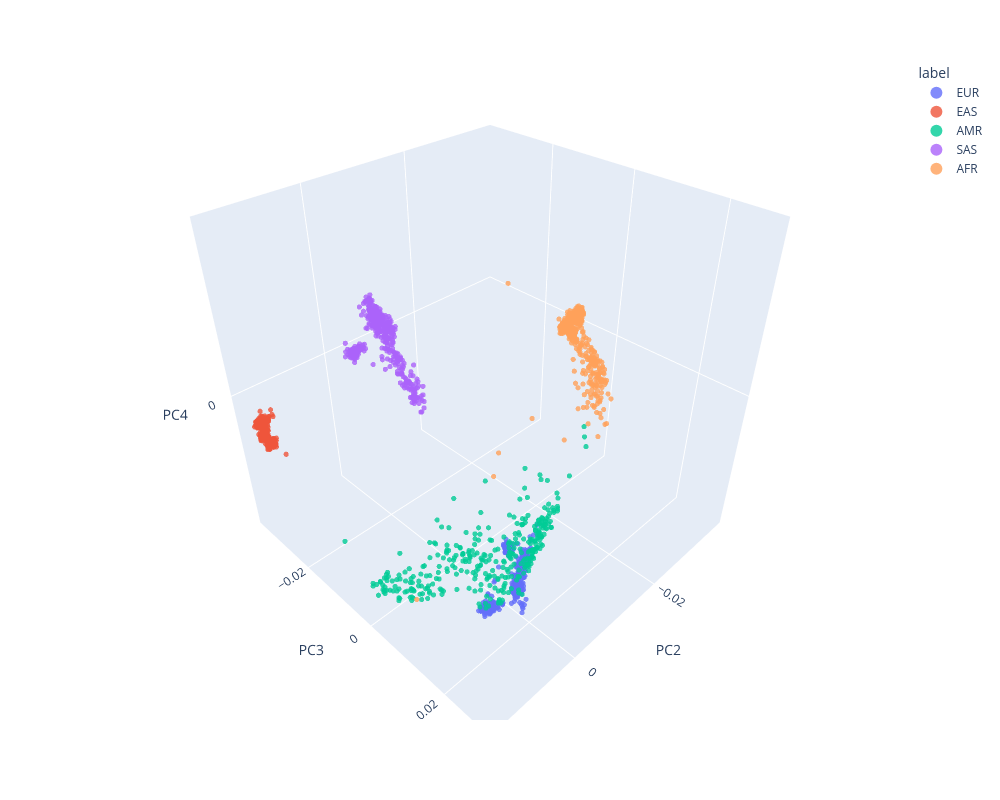

Notebook cell for this chart:
### Code cell
fig = plot_pcs_3d(Vt, label_arr.astype(str), 2, 3, 4)

### Figure 1 — Plotly figure (JSON) as saved in the notebook; plotly's stock layout.template omitted (floating-point values rounded to 4 significant figures; data arrays with more than 128 entries replaced by an {"elided": "..."} marker saying what was removed)
{"data": [{"hovertemplate": "label=EUR<br>PC2=%{x}<br>PC3=%{y}<br>PC4=%{z}<extra></extra>", "legendgroup": "EUR", "marker": {"color": "#636efa", "opacity": 0.8, "size": 3, "symbol": "circle"}, "mode": "markers", "name": "EUR", "scene": "scene", "showlegend": true, "type": "scatter3d", "x": {"elided": "503 float values"}, "y": {"elided": "503 float values"}, "z": {"elided": "503 float values"}}, {"hovertemplate": "label=EAS<br>PC2=%{x}<br>PC3=%{y}<br>PC4=%{z}<extra></extra>", "legendgroup": "EAS", "marker": {"color": "#EF553B", "opacity": 0.8, "size": 3, "symbol": "circle"}, "mode": "markers", "name": "EAS", "scene": "scene", "showlegend": true, "type": "scatter3d", "x": {"elided": "504 float values"}, "y": {"elided": "504 float values"}, "z": {"elided": "504 float values"}}, {"hovertemplate": "label=AMR<br>PC2=%{x}<br>PC3=%{y}<br>PC4=%{z}<extra></extra>", "legendgroup": "AMR", "marker": {"color": "#00cc96", "opacity": 0.8, "size": 3, "symbol": "circle"}, "mode": "markers", "name": "AMR", "scene": "scene", "showlegend": true, "type": "scatter3d", "x": {"elided": "347 float values"}, "y": {"elided": "347 float values"}, "z": {"elided": "347 float values"}}, {"hovertemplate": "label=SAS<br>PC2=%{x}<br>PC3=%{y}<br>PC4=%{z}<extra></extra>", "legendgroup": "SAS", "marker": {"color": "#ab63fa", "opacity": 0.8, "size": 3, "symbol": "circle"}, "mode": "markers", "name": "SAS", "scene": "scene", "showlegend": true, "type": "scatter3d", "x": {"elided": "489 float values"}, "y": {"elided": "489 float values"}, "z": {"elided": "489 float values"}}, {"hovertemplate": "label=AFR<br>PC2=%{x}<br>PC3=%{y}<br>PC4=%{z}<extra></extra>", "legendgroup": "AFR", "marker": {"color": "#FFA15A", "opacity": 0.8, "size": 3, "symbol": "circle"}, "mode": "markers", "name": "AFR", "scene": "scene", "showlegend": true, "type": "scatter3d", "x": {"elided": "661 float values"}, "y": {"elided": "661 float values"}, "z": {"elided": "661 float values"}}], "layout": {"height": 800, "legend": {"itemsizing": "constant", "title": {"text": "label"}, "tracegroupgap": 0}, "margin": {"t": 60}, "scene": {"aspectmode": "cube", "domain": {"x": [0, 1], "y": [0, 1]}, "xaxis": {"title": {"text": "PC2"}}, "yaxis": {"title": {"text": "PC3"}}, "zaxis": {"title": {"text": "PC4"}}}, "width": 1000}}
